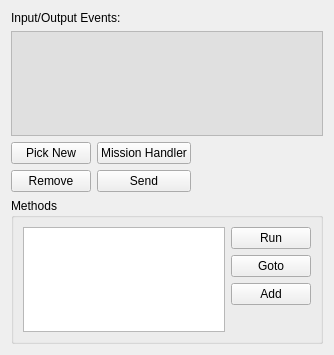
<?xml version="1.0" encoding="UTF-8"?>
<ui version="4.0">
 <class>CEntityEventsPanel</class>
 <widget class="QWidget" name="CEntityEventsPanel">
  <property name="geometry">
   <rect>
    <x>0</x>
    <y>0</y>
    <width>334</width>
    <height>355</height>
   </rect>
  </property>
  <property name="maximumSize">
   <size>
    <width>16777215</width>
    <height>355</height>
   </size>
  </property>
  <layout class="QGridLayout" name="gridLayout_2">
   <item row="0" column="0" colspan="2">
    <widget class="QLabel" name="STATIC_METHODS_FRAME">
     <property name="text">
      <string>Input/Output Events:</string>
     </property>
     <property name="alignment">
      <set>Qt::AlignLeading|Qt::AlignLeft|Qt::AlignTop</set>
     </property>
    </widget>
   </item>
   <item row="1" column="0" colspan="3">
    <widget class="QTreeWidget" name="EVENTTREE">
     <property name="palette">
      <palette>
       <active>
        <colorrole role="Base">
         <brush brushstyle="SolidPattern">
          <color alpha="255">
           <red>224</red>
           <green>224</green>
           <blue>224</blue>
          </color>
         </brush>
        </colorrole>
       </active>
       <inactive>
        <colorrole role="Base">
         <brush brushstyle="SolidPattern">
          <color alpha="255">
           <red>224</red>
           <green>224</green>
           <blue>224</blue>
          </color>
         </brush>
        </colorrole>
       </inactive>
       <disabled>
        <colorrole role="Base">
         <brush brushstyle="SolidPattern">
          <color alpha="255">
           <red>240</red>
           <green>240</green>
           <blue>240</blue>
          </color>
         </brush>
        </colorrole>
       </disabled>
      </palette>
     </property>
     <attribute name="headerVisible">
      <bool>false</bool>
     </attribute>
     <column>
      <property name="text">
       <string notr="true">1</string>
      </property>
     </column>
    </widget>
   </item>
   <item row="2" column="0">
    <widget class="QPickObjectButton" name="EVENT_ADD">
     <property name="text">
      <string>Pick New</string>
     </property>
    </widget>
   </item>
   <item row="2" column="1">
    <widget class="QPushButton" name="EVENT_ADDMISSION">
     <property name="text">
      <string>Mission Handler</string>
     </property>
    </widget>
   </item>
   <item row="2" column="2" rowspan="2">
    <spacer name="horizontalSpacer">
     <property name="orientation">
      <enum>Qt::Horizontal</enum>
     </property>
     <property name="sizeHint" stdset="0">
      <size>
       <width>144</width>
       <height>20</height>
      </size>
     </property>
    </spacer>
   </item>
   <item row="3" column="0">
    <widget class="QPushButton" name="EVENT_REMOVE">
     <property name="text">
      <string>Remove</string>
     </property>
    </widget>
   </item>
   <item row="3" column="1">
    <widget class="QPushButton" name="EVENT_SEND">
     <property name="text">
      <string>Send</string>
     </property>
    </widget>
   </item>
   <item row="4" column="0" colspan="3">
    <widget class="QGroupBox" name="METHODS_FRAME">
     <property name="title">
      <string>Methods</string>
     </property>
     <layout class="QGridLayout" name="gridLayout">
      <item row="0" column="1" colspan="2">
       <widget class="QPushButton" name="RUN_METHOD">
        <property name="text">
         <string>Run</string>
        </property>
       </widget>
      </item>
      <item row="1" column="1" colspan="2">
       <widget class="QPushButton" name="GOTO_METHOD">
        <property name="text">
         <string>Goto</string>
        </property>
       </widget>
      </item>
      <item row="4" column="2">
       <spacer name="verticalSpacer">
        <property name="orientation">
         <enum>Qt::Vertical</enum>
        </property>
        <property name="sizeHint" stdset="0">
         <size>
          <width>20</width>
          <height>5</height>
         </size>
        </property>
       </spacer>
      </item>
      <item row="0" column="0" rowspan="5">
       <widget class="QListWidget" name="METHODS"/>
      </item>
      <item row="2" column="1" colspan="2">
       <widget class="QPushButton" name="ADD_METHOD">
        <property name="text">
         <string>Add</string>
        </property>
       </widget>
      </item>
     </layout>
    </widget>
   </item>
  </layout>
 </widget>
 <customwidgets>
  <customwidget>
   <class>QPickObjectButton</class>
   <extends>QPushButton</extends>
   <header>Controls/PickObjectButton.h</header>
  </customwidget>
 </customwidgets>
 <resources/>
 <connections/>
</ui>
